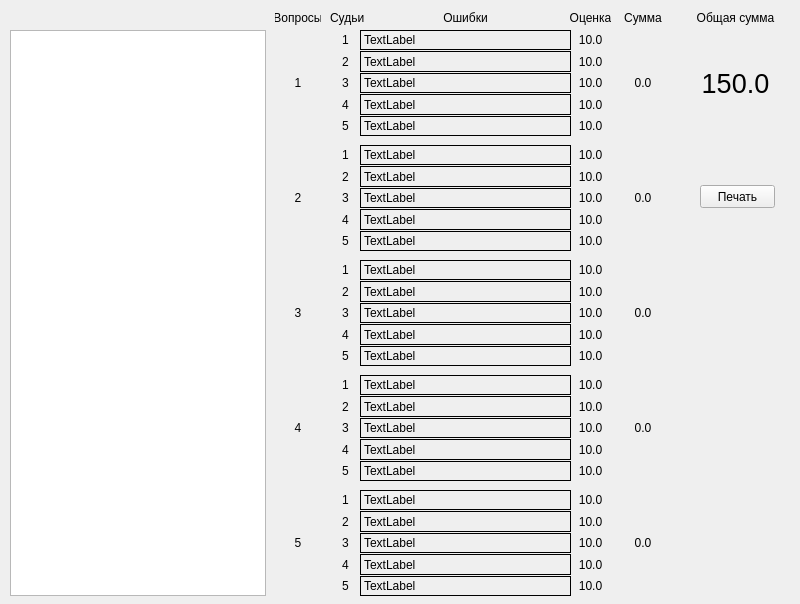
<?xml version="1.0" encoding="UTF-8"?>
<ui version="4.0">
 <class>FormErrors</class>
 <widget class="QWidget" name="FormErrors">
  <property name="windowModality">
   <enum>Qt::ApplicationModal</enum>
  </property>
  <property name="geometry">
   <rect>
    <x>0</x>
    <y>0</y>
    <width>800</width>
    <height>604</height>
   </rect>
  </property>
  <property name="sizePolicy">
   <sizepolicy hsizetype="Fixed" vsizetype="Fixed">
    <horstretch>0</horstretch>
    <verstretch>0</verstretch>
   </sizepolicy>
  </property>
  <property name="windowTitle">
   <string>Просмотр ошибок</string>
  </property>
  <widget class="QWidget" name="verticalLayoutWidget">
   <property name="geometry">
    <rect>
     <x>360</x>
     <y>30</y>
     <width>211</width>
     <height>106</height>
    </rect>
   </property>
   <layout class="QVBoxLayout" name="verticalLayout">
    <property name="spacing">
     <number>1</number>
    </property>
    <item>
     <widget class="QLabel" name="leErr11">
      <property name="enabled">
       <bool>true</bool>
      </property>
      <property name="frameShape">
       <enum>QFrame::Box</enum>
      </property>
      <property name="text">
       <string>TextLabel</string>
      </property>
     </widget>
    </item>
    <item>
     <widget class="QLabel" name="leErr12">
      <property name="enabled">
       <bool>true</bool>
      </property>
      <property name="frameShape">
       <enum>QFrame::Box</enum>
      </property>
      <property name="text">
       <string>TextLabel</string>
      </property>
     </widget>
    </item>
    <item>
     <widget class="QLabel" name="leErr13">
      <property name="enabled">
       <bool>true</bool>
      </property>
      <property name="frameShape">
       <enum>QFrame::Box</enum>
      </property>
      <property name="text">
       <string>TextLabel</string>
      </property>
     </widget>
    </item>
    <item>
     <widget class="QLabel" name="leErr14">
      <property name="frameShape">
       <enum>QFrame::Box</enum>
      </property>
      <property name="text">
       <string>TextLabel</string>
      </property>
     </widget>
    </item>
    <item>
     <widget class="QLabel" name="leErr15">
      <property name="frameShape">
       <enum>QFrame::Box</enum>
      </property>
      <property name="text">
       <string>TextLabel</string>
      </property>
     </widget>
    </item>
   </layout>
  </widget>
  <widget class="QWidget" name="verticalLayoutWidget_2">
   <property name="geometry">
    <rect>
     <x>360</x>
     <y>145</y>
     <width>211</width>
     <height>106</height>
    </rect>
   </property>
   <layout class="QVBoxLayout" name="verticalLayout_2">
    <property name="spacing">
     <number>1</number>
    </property>
    <item>
     <widget class="QLabel" name="leErr21">
      <property name="frameShape">
       <enum>QFrame::Box</enum>
      </property>
      <property name="text">
       <string>TextLabel</string>
      </property>
     </widget>
    </item>
    <item>
     <widget class="QLabel" name="leErr22">
      <property name="frameShape">
       <enum>QFrame::Box</enum>
      </property>
      <property name="text">
       <string>TextLabel</string>
      </property>
     </widget>
    </item>
    <item>
     <widget class="QLabel" name="leErr23">
      <property name="frameShape">
       <enum>QFrame::Box</enum>
      </property>
      <property name="text">
       <string>TextLabel</string>
      </property>
     </widget>
    </item>
    <item>
     <widget class="QLabel" name="leErr24">
      <property name="frameShape">
       <enum>QFrame::Box</enum>
      </property>
      <property name="text">
       <string>TextLabel</string>
      </property>
     </widget>
    </item>
    <item>
     <widget class="QLabel" name="leErr25">
      <property name="frameShape">
       <enum>QFrame::Box</enum>
      </property>
      <property name="text">
       <string>TextLabel</string>
      </property>
     </widget>
    </item>
   </layout>
  </widget>
  <widget class="QWidget" name="verticalLayoutWidget_3">
   <property name="geometry">
    <rect>
     <x>360</x>
     <y>260</y>
     <width>211</width>
     <height>106</height>
    </rect>
   </property>
   <layout class="QVBoxLayout" name="verticalLayout_3">
    <property name="spacing">
     <number>1</number>
    </property>
    <item>
     <widget class="QLabel" name="leErr31">
      <property name="frameShape">
       <enum>QFrame::Box</enum>
      </property>
      <property name="text">
       <string>TextLabel</string>
      </property>
     </widget>
    </item>
    <item>
     <widget class="QLabel" name="leErr32">
      <property name="frameShape">
       <enum>QFrame::Box</enum>
      </property>
      <property name="text">
       <string>TextLabel</string>
      </property>
     </widget>
    </item>
    <item>
     <widget class="QLabel" name="leErr33">
      <property name="frameShape">
       <enum>QFrame::Box</enum>
      </property>
      <property name="text">
       <string>TextLabel</string>
      </property>
     </widget>
    </item>
    <item>
     <widget class="QLabel" name="leErr34">
      <property name="frameShape">
       <enum>QFrame::Box</enum>
      </property>
      <property name="text">
       <string>TextLabel</string>
      </property>
     </widget>
    </item>
    <item>
     <widget class="QLabel" name="leErr35">
      <property name="frameShape">
       <enum>QFrame::Box</enum>
      </property>
      <property name="text">
       <string>TextLabel</string>
      </property>
     </widget>
    </item>
   </layout>
  </widget>
  <widget class="QWidget" name="verticalLayoutWidget_4">
   <property name="geometry">
    <rect>
     <x>360</x>
     <y>375</y>
     <width>211</width>
     <height>106</height>
    </rect>
   </property>
   <layout class="QVBoxLayout" name="verticalLayout_4">
    <property name="spacing">
     <number>1</number>
    </property>
    <item>
     <widget class="QLabel" name="leErr41">
      <property name="frameShape">
       <enum>QFrame::Box</enum>
      </property>
      <property name="text">
       <string>TextLabel</string>
      </property>
     </widget>
    </item>
    <item>
     <widget class="QLabel" name="leErr42">
      <property name="frameShape">
       <enum>QFrame::Box</enum>
      </property>
      <property name="text">
       <string>TextLabel</string>
      </property>
     </widget>
    </item>
    <item>
     <widget class="QLabel" name="leErr43">
      <property name="frameShape">
       <enum>QFrame::Box</enum>
      </property>
      <property name="text">
       <string>TextLabel</string>
      </property>
     </widget>
    </item>
    <item>
     <widget class="QLabel" name="leErr44">
      <property name="frameShape">
       <enum>QFrame::Box</enum>
      </property>
      <property name="text">
       <string>TextLabel</string>
      </property>
     </widget>
    </item>
    <item>
     <widget class="QLabel" name="leErr45">
      <property name="frameShape">
       <enum>QFrame::Box</enum>
      </property>
      <property name="text">
       <string>TextLabel</string>
      </property>
     </widget>
    </item>
   </layout>
  </widget>
  <widget class="QWidget" name="verticalLayoutWidget_5">
   <property name="geometry">
    <rect>
     <x>360</x>
     <y>490</y>
     <width>211</width>
     <height>106</height>
    </rect>
   </property>
   <layout class="QVBoxLayout" name="verticalLayout_5">
    <property name="spacing">
     <number>1</number>
    </property>
    <item>
     <widget class="QLabel" name="leErr51">
      <property name="frameShape">
       <enum>QFrame::Box</enum>
      </property>
      <property name="text">
       <string>TextLabel</string>
      </property>
     </widget>
    </item>
    <item>
     <widget class="QLabel" name="leErr52">
      <property name="frameShape">
       <enum>QFrame::Box</enum>
      </property>
      <property name="text">
       <string>TextLabel</string>
      </property>
     </widget>
    </item>
    <item>
     <widget class="QLabel" name="leErr53">
      <property name="frameShape">
       <enum>QFrame::Box</enum>
      </property>
      <property name="text">
       <string>TextLabel</string>
      </property>
     </widget>
    </item>
    <item>
     <widget class="QLabel" name="leErr54">
      <property name="frameShape">
       <enum>QFrame::Box</enum>
      </property>
      <property name="text">
       <string>TextLabel</string>
      </property>
     </widget>
    </item>
    <item>
     <widget class="QLabel" name="leErr55">
      <property name="frameShape">
       <enum>QFrame::Box</enum>
      </property>
      <property name="text">
       <string>TextLabel</string>
      </property>
     </widget>
    </item>
   </layout>
  </widget>
  <widget class="QListView" name="lNames">
   <property name="geometry">
    <rect>
     <x>10</x>
     <y>30</y>
     <width>256</width>
     <height>566</height>
    </rect>
   </property>
   <property name="editTriggers">
    <set>QAbstractItemView::NoEditTriggers</set>
   </property>
   <property name="modelColumn">
    <number>0</number>
   </property>
  </widget>
  <widget class="QLabel" name="label">
   <property name="geometry">
    <rect>
     <x>275</x>
     <y>10</y>
     <width>46</width>
     <height>16</height>
    </rect>
   </property>
   <property name="text">
    <string>Вопросы</string>
   </property>
   <property name="alignment">
    <set>Qt::AlignCenter</set>
   </property>
  </widget>
  <widget class="QLabel" name="label_2">
   <property name="geometry">
    <rect>
     <x>360</x>
     <y>10</y>
     <width>211</width>
     <height>16</height>
    </rect>
   </property>
   <property name="text">
    <string>Ошибки</string>
   </property>
   <property name="alignment">
    <set>Qt::AlignCenter</set>
   </property>
  </widget>
  <widget class="QLabel" name="label_3">
   <property name="geometry">
    <rect>
     <x>570</x>
     <y>10</y>
     <width>41</width>
     <height>16</height>
    </rect>
   </property>
   <property name="text">
    <string>Оценка</string>
   </property>
   <property name="alignment">
    <set>Qt::AlignCenter</set>
   </property>
  </widget>
  <widget class="QLabel" name="lblQ1">
   <property name="geometry">
    <rect>
     <x>290</x>
     <y>75</y>
     <width>16</width>
     <height>16</height>
    </rect>
   </property>
   <property name="text">
    <string>1</string>
   </property>
   <property name="alignment">
    <set>Qt::AlignCenter</set>
   </property>
  </widget>
  <widget class="QLabel" name="lblQ2">
   <property name="geometry">
    <rect>
     <x>290</x>
     <y>190</y>
     <width>16</width>
     <height>16</height>
    </rect>
   </property>
   <property name="text">
    <string>2</string>
   </property>
   <property name="alignment">
    <set>Qt::AlignCenter</set>
   </property>
  </widget>
  <widget class="QLabel" name="lblQ3">
   <property name="geometry">
    <rect>
     <x>290</x>
     <y>305</y>
     <width>16</width>
     <height>16</height>
    </rect>
   </property>
   <property name="text">
    <string>3</string>
   </property>
   <property name="alignment">
    <set>Qt::AlignCenter</set>
   </property>
  </widget>
  <widget class="QLabel" name="lblQ4">
   <property name="geometry">
    <rect>
     <x>290</x>
     <y>420</y>
     <width>16</width>
     <height>16</height>
    </rect>
   </property>
   <property name="text">
    <string>4</string>
   </property>
   <property name="alignment">
    <set>Qt::AlignCenter</set>
   </property>
  </widget>
  <widget class="QLabel" name="lblQ5">
   <property name="geometry">
    <rect>
     <x>290</x>
     <y>535</y>
     <width>16</width>
     <height>16</height>
    </rect>
   </property>
   <property name="text">
    <string>5</string>
   </property>
   <property name="alignment">
    <set>Qt::AlignCenter</set>
   </property>
  </widget>
  <widget class="QLabel" name="label_9">
   <property name="geometry">
    <rect>
     <x>330</x>
     <y>10</y>
     <width>36</width>
     <height>16</height>
    </rect>
   </property>
   <property name="text">
    <string>Судьи</string>
   </property>
  </widget>
  <widget class="QWidget" name="verticalLayoutWidget_6">
   <property name="geometry">
    <rect>
     <x>330</x>
     <y>30</y>
     <width>31</width>
     <height>106</height>
    </rect>
   </property>
   <layout class="QVBoxLayout" name="verticalLayout_6">
    <property name="spacing">
     <number>1</number>
    </property>
    <item>
     <widget class="QLabel" name="lbl">
      <property name="text">
       <string>1</string>
      </property>
      <property name="alignment">
       <set>Qt::AlignCenter</set>
      </property>
     </widget>
    </item>
    <item>
     <widget class="QLabel" name="label_11">
      <property name="text">
       <string>2</string>
      </property>
      <property name="alignment">
       <set>Qt::AlignCenter</set>
      </property>
     </widget>
    </item>
    <item>
     <widget class="QLabel" name="label_12">
      <property name="text">
       <string>3</string>
      </property>
      <property name="alignment">
       <set>Qt::AlignCenter</set>
      </property>
     </widget>
    </item>
    <item>
     <widget class="QLabel" name="label_13">
      <property name="text">
       <string>4</string>
      </property>
      <property name="alignment">
       <set>Qt::AlignCenter</set>
      </property>
     </widget>
    </item>
    <item>
     <widget class="QLabel" name="label_14">
      <property name="text">
       <string>5</string>
      </property>
      <property name="alignment">
       <set>Qt::AlignCenter</set>
      </property>
     </widget>
    </item>
   </layout>
  </widget>
  <widget class="QWidget" name="verticalLayoutWidget_7">
   <property name="geometry">
    <rect>
     <x>330</x>
     <y>145</y>
     <width>31</width>
     <height>106</height>
    </rect>
   </property>
   <layout class="QVBoxLayout" name="verticalLayout_7">
    <property name="spacing">
     <number>1</number>
    </property>
    <item>
     <widget class="QLabel" name="label_15">
      <property name="text">
       <string>1</string>
      </property>
      <property name="alignment">
       <set>Qt::AlignCenter</set>
      </property>
     </widget>
    </item>
    <item>
     <widget class="QLabel" name="label_16">
      <property name="text">
       <string>2</string>
      </property>
      <property name="alignment">
       <set>Qt::AlignCenter</set>
      </property>
     </widget>
    </item>
    <item>
     <widget class="QLabel" name="label_17">
      <property name="text">
       <string>3</string>
      </property>
      <property name="alignment">
       <set>Qt::AlignCenter</set>
      </property>
     </widget>
    </item>
    <item>
     <widget class="QLabel" name="label_18">
      <property name="text">
       <string>4</string>
      </property>
      <property name="alignment">
       <set>Qt::AlignCenter</set>
      </property>
     </widget>
    </item>
    <item>
     <widget class="QLabel" name="label_19">
      <property name="text">
       <string>5</string>
      </property>
      <property name="alignment">
       <set>Qt::AlignCenter</set>
      </property>
     </widget>
    </item>
   </layout>
  </widget>
  <widget class="QWidget" name="verticalLayoutWidget_8">
   <property name="geometry">
    <rect>
     <x>330</x>
     <y>260</y>
     <width>31</width>
     <height>106</height>
    </rect>
   </property>
   <layout class="QVBoxLayout" name="verticalLayout_8">
    <property name="spacing">
     <number>1</number>
    </property>
    <item>
     <widget class="QLabel" name="label_20">
      <property name="text">
       <string>1</string>
      </property>
      <property name="alignment">
       <set>Qt::AlignCenter</set>
      </property>
     </widget>
    </item>
    <item>
     <widget class="QLabel" name="label_21">
      <property name="text">
       <string>2</string>
      </property>
      <property name="alignment">
       <set>Qt::AlignCenter</set>
      </property>
     </widget>
    </item>
    <item>
     <widget class="QLabel" name="label_22">
      <property name="text">
       <string>3</string>
      </property>
      <property name="alignment">
       <set>Qt::AlignCenter</set>
      </property>
     </widget>
    </item>
    <item>
     <widget class="QLabel" name="label_23">
      <property name="text">
       <string>4</string>
      </property>
      <property name="alignment">
       <set>Qt::AlignCenter</set>
      </property>
     </widget>
    </item>
    <item>
     <widget class="QLabel" name="label_24">
      <property name="text">
       <string>5</string>
      </property>
      <property name="alignment">
       <set>Qt::AlignCenter</set>
      </property>
     </widget>
    </item>
   </layout>
  </widget>
  <widget class="QWidget" name="verticalLayoutWidget_9">
   <property name="geometry">
    <rect>
     <x>330</x>
     <y>375</y>
     <width>31</width>
     <height>106</height>
    </rect>
   </property>
   <layout class="QVBoxLayout" name="verticalLayout_9">
    <property name="spacing">
     <number>1</number>
    </property>
    <item>
     <widget class="QLabel" name="label_25">
      <property name="text">
       <string>1</string>
      </property>
      <property name="alignment">
       <set>Qt::AlignCenter</set>
      </property>
     </widget>
    </item>
    <item>
     <widget class="QLabel" name="label_26">
      <property name="text">
       <string>2</string>
      </property>
      <property name="alignment">
       <set>Qt::AlignCenter</set>
      </property>
     </widget>
    </item>
    <item>
     <widget class="QLabel" name="label_27">
      <property name="text">
       <string>3</string>
      </property>
      <property name="alignment">
       <set>Qt::AlignCenter</set>
      </property>
     </widget>
    </item>
    <item>
     <widget class="QLabel" name="label_28">
      <property name="text">
       <string>4</string>
      </property>
      <property name="alignment">
       <set>Qt::AlignCenter</set>
      </property>
     </widget>
    </item>
    <item>
     <widget class="QLabel" name="label_29">
      <property name="text">
       <string>5</string>
      </property>
      <property name="alignment">
       <set>Qt::AlignCenter</set>
      </property>
     </widget>
    </item>
   </layout>
  </widget>
  <widget class="QWidget" name="verticalLayoutWidget_10">
   <property name="geometry">
    <rect>
     <x>330</x>
     <y>490</y>
     <width>31</width>
     <height>106</height>
    </rect>
   </property>
   <layout class="QVBoxLayout" name="verticalLayout_10">
    <property name="spacing">
     <number>1</number>
    </property>
    <item>
     <widget class="QLabel" name="label_30">
      <property name="text">
       <string>1</string>
      </property>
      <property name="alignment">
       <set>Qt::AlignCenter</set>
      </property>
     </widget>
    </item>
    <item>
     <widget class="QLabel" name="label_31">
      <property name="text">
       <string>2</string>
      </property>
      <property name="alignment">
       <set>Qt::AlignCenter</set>
      </property>
     </widget>
    </item>
    <item>
     <widget class="QLabel" name="label_32">
      <property name="text">
       <string>3</string>
      </property>
      <property name="alignment">
       <set>Qt::AlignCenter</set>
      </property>
     </widget>
    </item>
    <item>
     <widget class="QLabel" name="label_33">
      <property name="text">
       <string>4</string>
      </property>
      <property name="alignment">
       <set>Qt::AlignCenter</set>
      </property>
     </widget>
    </item>
    <item>
     <widget class="QLabel" name="label_34">
      <property name="text">
       <string>5</string>
      </property>
      <property name="alignment">
       <set>Qt::AlignCenter</set>
      </property>
     </widget>
    </item>
   </layout>
  </widget>
  <widget class="QWidget" name="verticalLayoutWidget_11">
   <property name="geometry">
    <rect>
     <x>570</x>
     <y>30</y>
     <width>41</width>
     <height>106</height>
    </rect>
   </property>
   <layout class="QVBoxLayout" name="verticalLayout_11">
    <property name="spacing">
     <number>1</number>
    </property>
    <item>
     <widget class="QLabel" name="lbRate11">
      <property name="text">
       <string>10.0</string>
      </property>
      <property name="alignment">
       <set>Qt::AlignCenter</set>
      </property>
     </widget>
    </item>
    <item>
     <widget class="QLabel" name="lbRate12">
      <property name="text">
       <string>10.0</string>
      </property>
      <property name="alignment">
       <set>Qt::AlignCenter</set>
      </property>
     </widget>
    </item>
    <item>
     <widget class="QLabel" name="lbRate13">
      <property name="text">
       <string>10.0</string>
      </property>
      <property name="alignment">
       <set>Qt::AlignCenter</set>
      </property>
     </widget>
    </item>
    <item>
     <widget class="QLabel" name="lbRate14">
      <property name="text">
       <string>10.0</string>
      </property>
      <property name="alignment">
       <set>Qt::AlignCenter</set>
      </property>
     </widget>
    </item>
    <item>
     <widget class="QLabel" name="lbRate15">
      <property name="text">
       <string>10.0</string>
      </property>
      <property name="alignment">
       <set>Qt::AlignCenter</set>
      </property>
     </widget>
    </item>
   </layout>
  </widget>
  <widget class="QWidget" name="verticalLayoutWidget_12">
   <property name="geometry">
    <rect>
     <x>570</x>
     <y>145</y>
     <width>41</width>
     <height>106</height>
    </rect>
   </property>
   <layout class="QVBoxLayout" name="verticalLayout_12">
    <property name="spacing">
     <number>1</number>
    </property>
    <item>
     <widget class="QLabel" name="lbRate21">
      <property name="text">
       <string>10.0</string>
      </property>
      <property name="alignment">
       <set>Qt::AlignCenter</set>
      </property>
     </widget>
    </item>
    <item>
     <widget class="QLabel" name="lbRate22">
      <property name="text">
       <string>10.0</string>
      </property>
      <property name="alignment">
       <set>Qt::AlignCenter</set>
      </property>
     </widget>
    </item>
    <item>
     <widget class="QLabel" name="lbRate23">
      <property name="text">
       <string>10.0</string>
      </property>
      <property name="alignment">
       <set>Qt::AlignCenter</set>
      </property>
     </widget>
    </item>
    <item>
     <widget class="QLabel" name="lbRate24">
      <property name="text">
       <string>10.0</string>
      </property>
      <property name="alignment">
       <set>Qt::AlignCenter</set>
      </property>
     </widget>
    </item>
    <item>
     <widget class="QLabel" name="lbRate25">
      <property name="text">
       <string>10.0</string>
      </property>
      <property name="alignment">
       <set>Qt::AlignCenter</set>
      </property>
     </widget>
    </item>
   </layout>
  </widget>
  <widget class="QWidget" name="verticalLayoutWidget_13">
   <property name="geometry">
    <rect>
     <x>570</x>
     <y>260</y>
     <width>41</width>
     <height>106</height>
    </rect>
   </property>
   <layout class="QVBoxLayout" name="verticalLayout_13">
    <property name="spacing">
     <number>1</number>
    </property>
    <item>
     <widget class="QLabel" name="lbRate31">
      <property name="text">
       <string>10.0</string>
      </property>
      <property name="alignment">
       <set>Qt::AlignCenter</set>
      </property>
     </widget>
    </item>
    <item>
     <widget class="QLabel" name="lbRate32">
      <property name="text">
       <string>10.0</string>
      </property>
      <property name="alignment">
       <set>Qt::AlignCenter</set>
      </property>
     </widget>
    </item>
    <item>
     <widget class="QLabel" name="lbRate33">
      <property name="text">
       <string>10.0</string>
      </property>
      <property name="alignment">
       <set>Qt::AlignCenter</set>
      </property>
     </widget>
    </item>
    <item>
     <widget class="QLabel" name="lbRate34">
      <property name="text">
       <string>10.0</string>
      </property>
      <property name="alignment">
       <set>Qt::AlignCenter</set>
      </property>
     </widget>
    </item>
    <item>
     <widget class="QLabel" name="lbRate35">
      <property name="text">
       <string>10.0</string>
      </property>
      <property name="alignment">
       <set>Qt::AlignCenter</set>
      </property>
     </widget>
    </item>
   </layout>
  </widget>
  <widget class="QWidget" name="verticalLayoutWidget_14">
   <property name="geometry">
    <rect>
     <x>570</x>
     <y>375</y>
     <width>41</width>
     <height>106</height>
    </rect>
   </property>
   <layout class="QVBoxLayout" name="verticalLayout_14">
    <property name="spacing">
     <number>1</number>
    </property>
    <item>
     <widget class="QLabel" name="lbRate41">
      <property name="text">
       <string>10.0</string>
      </property>
      <property name="alignment">
       <set>Qt::AlignCenter</set>
      </property>
     </widget>
    </item>
    <item>
     <widget class="QLabel" name="lbRate42">
      <property name="text">
       <string>10.0</string>
      </property>
      <property name="alignment">
       <set>Qt::AlignCenter</set>
      </property>
     </widget>
    </item>
    <item>
     <widget class="QLabel" name="lbRate43">
      <property name="text">
       <string>10.0</string>
      </property>
      <property name="alignment">
       <set>Qt::AlignCenter</set>
      </property>
     </widget>
    </item>
    <item>
     <widget class="QLabel" name="lbRate44">
      <property name="text">
       <string>10.0</string>
      </property>
      <property name="alignment">
       <set>Qt::AlignCenter</set>
      </property>
     </widget>
    </item>
    <item>
     <widget class="QLabel" name="lbRate45">
      <property name="text">
       <string>10.0</string>
      </property>
      <property name="alignment">
       <set>Qt::AlignCenter</set>
      </property>
     </widget>
    </item>
   </layout>
  </widget>
  <widget class="QWidget" name="verticalLayoutWidget_15">
   <property name="geometry">
    <rect>
     <x>570</x>
     <y>490</y>
     <width>41</width>
     <height>106</height>
    </rect>
   </property>
   <layout class="QVBoxLayout" name="verticalLayout_15">
    <property name="spacing">
     <number>1</number>
    </property>
    <item>
     <widget class="QLabel" name="lbRate51">
      <property name="text">
       <string>10.0</string>
      </property>
      <property name="alignment">
       <set>Qt::AlignCenter</set>
      </property>
     </widget>
    </item>
    <item>
     <widget class="QLabel" name="lbRate52">
      <property name="text">
       <string>10.0</string>
      </property>
      <property name="alignment">
       <set>Qt::AlignCenter</set>
      </property>
     </widget>
    </item>
    <item>
     <widget class="QLabel" name="lbRate53">
      <property name="text">
       <string>10.0</string>
      </property>
      <property name="alignment">
       <set>Qt::AlignCenter</set>
      </property>
     </widget>
    </item>
    <item>
     <widget class="QLabel" name="lbRate54">
      <property name="text">
       <string>10.0</string>
      </property>
      <property name="alignment">
       <set>Qt::AlignCenter</set>
      </property>
     </widget>
    </item>
    <item>
     <widget class="QLabel" name="lbRate55">
      <property name="text">
       <string>10.0</string>
      </property>
      <property name="alignment">
       <set>Qt::AlignCenter</set>
      </property>
     </widget>
    </item>
   </layout>
  </widget>
  <widget class="QLabel" name="label_35">
   <property name="geometry">
    <rect>
     <x>675</x>
     <y>10</y>
     <width>121</width>
     <height>16</height>
    </rect>
   </property>
   <property name="text">
    <string>Общая сумма</string>
   </property>
   <property name="alignment">
    <set>Qt::AlignCenter</set>
   </property>
  </widget>
  <widget class="QLabel" name="lblTotalSum">
   <property name="geometry">
    <rect>
     <x>675</x>
     <y>30</y>
     <width>121</width>
     <height>106</height>
    </rect>
   </property>
   <property name="font">
    <font>
     <pointsize>20</pointsize>
    </font>
   </property>
   <property name="text">
    <string>150.0</string>
   </property>
   <property name="scaledContents">
    <bool>false</bool>
   </property>
   <property name="alignment">
    <set>Qt::AlignCenter</set>
   </property>
  </widget>
  <widget class="QPushButton" name="btnPrint">
   <property name="geometry">
    <rect>
     <x>700</x>
     <y>185</y>
     <width>75</width>
     <height>23</height>
    </rect>
   </property>
   <property name="sizePolicy">
    <sizepolicy hsizetype="Fixed" vsizetype="Fixed">
     <horstretch>0</horstretch>
     <verstretch>0</verstretch>
    </sizepolicy>
   </property>
   <property name="text">
    <string>Печать</string>
   </property>
  </widget>
  <widget class="QLabel" name="label_37">
   <property name="geometry">
    <rect>
     <x>615</x>
     <y>10</y>
     <width>56</width>
     <height>16</height>
    </rect>
   </property>
   <property name="text">
    <string>Сумма</string>
   </property>
   <property name="alignment">
    <set>Qt::AlignCenter</set>
   </property>
  </widget>
  <widget class="QLabel" name="lblSum1">
   <property name="geometry">
    <rect>
     <x>620</x>
     <y>76</y>
     <width>46</width>
     <height>13</height>
    </rect>
   </property>
   <property name="text">
    <string>0.0</string>
   </property>
   <property name="alignment">
    <set>Qt::AlignCenter</set>
   </property>
  </widget>
  <widget class="QLabel" name="lblSum2">
   <property name="geometry">
    <rect>
     <x>620</x>
     <y>191</y>
     <width>46</width>
     <height>13</height>
    </rect>
   </property>
   <property name="text">
    <string>0.0</string>
   </property>
   <property name="alignment">
    <set>Qt::AlignCenter</set>
   </property>
  </widget>
  <widget class="QLabel" name="lblSum3">
   <property name="geometry">
    <rect>
     <x>620</x>
     <y>306</y>
     <width>46</width>
     <height>13</height>
    </rect>
   </property>
   <property name="text">
    <string>0.0</string>
   </property>
   <property name="alignment">
    <set>Qt::AlignCenter</set>
   </property>
  </widget>
  <widget class="QLabel" name="lblSum4">
   <property name="geometry">
    <rect>
     <x>620</x>
     <y>421</y>
     <width>46</width>
     <height>13</height>
    </rect>
   </property>
   <property name="text">
    <string>0.0</string>
   </property>
   <property name="alignment">
    <set>Qt::AlignCenter</set>
   </property>
  </widget>
  <widget class="QLabel" name="lblSum5">
   <property name="geometry">
    <rect>
     <x>620</x>
     <y>536</y>
     <width>46</width>
     <height>13</height>
    </rect>
   </property>
   <property name="text">
    <string>0.0</string>
   </property>
   <property name="alignment">
    <set>Qt::AlignCenter</set>
   </property>
  </widget>
 </widget>
 <resources/>
 <connections/>
</ui>
